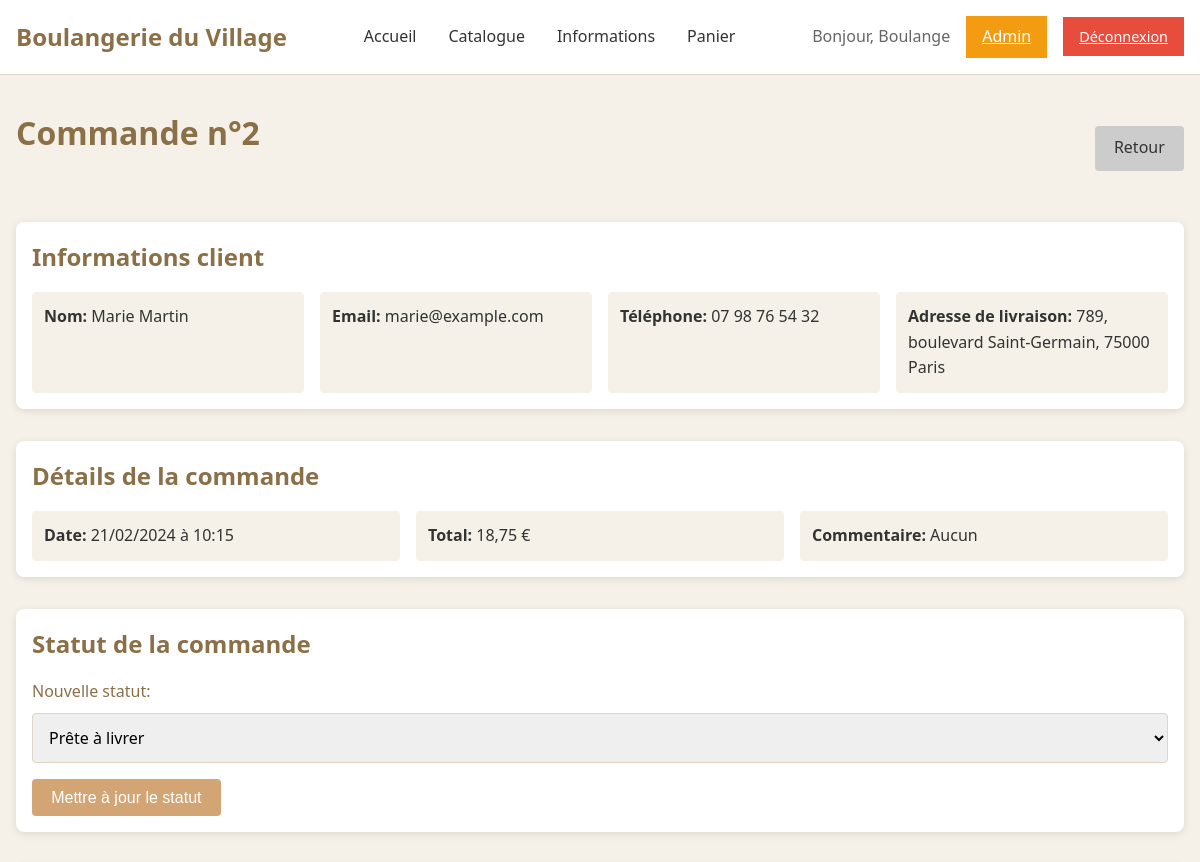
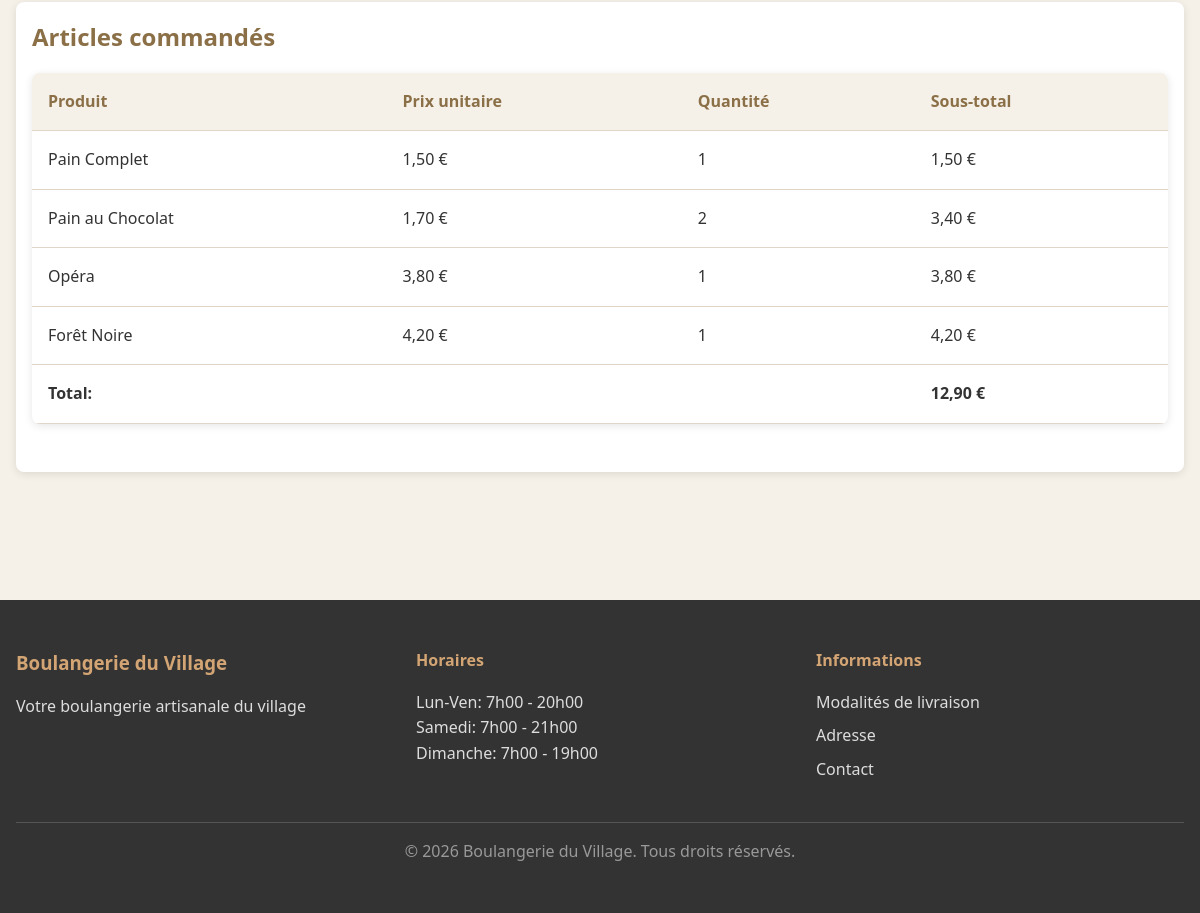
The page /public/admin/commande_detail.php?id=2 (signed in) on the database its author committed (2 pictures, top to bottom).
### tables this page shows
CREATE TABLE users (
    id INT PRIMARY KEY AUTO_INCREMENT,
    nom VARCHAR(100) NOT NULL,
    prenom VARCHAR(100) NOT NULL,
    email VARCHAR(150) NOT NULL UNIQUE,
    mot_de_passe VARCHAR(255) NOT NULL,
    adresse TEXT,
    telephone VARCHAR(20),
    role ENUM('client', 'admin') DEFAULT 'client',
    created_at DATETIME DEFAULT CURRENT_TIMESTAMP,
    
    INDEX idx_email (email),
    INDEX idx_role (role)
);

CREATE TABLE commandes (
    id INT PRIMARY KEY AUTO_INCREMENT,
    user_id INT NOT NULL,
    date_commande DATETIME DEFAULT CURRENT_TIMESTAMP,
    statut ENUM('en_attente', 'prete', 'livree') DEFAULT 'en_attente',
    total DECIMAL(8,2) NOT NULL,
    adresse_livraison TEXT NOT NULL,
    commentaire TEXT,
    
    FOREIGN KEY (user_id) REFERENCES users(id) ON DELETE CASCADE,
    INDEX idx_user (user_id),
    INDEX idx_statut (statut),
    INDEX idx_date (date_commande)
);

CREATE TABLE commande_items (
    id INT PRIMARY KEY AUTO_INCREMENT,
    commande_id INT NOT NULL,
    produit_id INT NOT NULL,
    quantite INT NOT NULL,
    prix_unitaire DECIMAL(6,2) NOT NULL,
    
    FOREIGN KEY (commande_id) REFERENCES commandes(id) ON DELETE CASCADE,
    FOREIGN KEY (produit_id) REFERENCES produits(id) ON DELETE RESTRICT,
    INDEX idx_commande (commande_id),
    INDEX idx_produit (produit_id)
);

CREATE TABLE produits (
    id INT PRIMARY KEY AUTO_INCREMENT,
    categorie_id INT NOT NULL,
    nom VARCHAR(150) NOT NULL,
    description TEXT NOT NULL,
    prix DECIMAL(6,2) NOT NULL,
    image VARCHAR(255),
    actif TINYINT(1) DEFAULT 1,
    created_at DATETIME DEFAULT CURRENT_TIMESTAMP,
    
    FOREIGN KEY (categorie_id) REFERENCES categories(id) ON DELETE RESTRICT,
    INDEX idx_categorie (categorie_id),
    INDEX idx_actif (actif)
);

### includes/auth.php (called while the page is built, shortened)
<?php
require_once __DIR__ . '/db.php';
function current_user(): ?array {
    $user = db_fetch(
        'SELECT id, email, nom, prenom, role FROM users WHERE id = ?',
        [$_SESSION['user_id']]
    );
    return $user;
}
function is_logged_in(): bool {
    return isset($_SESSION['user_id']);
}

### includes/db.php (called while the page is built, shortened)
<?php
$pdo = null;
function db_connect(): PDO {
    global $pdo;
    if ($pdo === null) {
        try {
            $pdo = new PDO(
                'mysql:host=' . DB_HOST . ';dbname=' . DB_NAME . ';charset=utf8mb4',
                DB_USER,
                DB_PASS,
                [
                    PDO::ATTR_ERRMODE => PDO::ERRMODE_EXCEPTION,
                    PDO::ATTR_DEFAULT_FETCH_MODE => PDO::FETCH_ASSOC,
                    PDO::ATTR_EMULATE_PREPARES => false
                ]
            );
        } catch (PDOException $e) {
            die('Erreur de connexion à la base de données: ' . $e->getMessage());
        }
    }
    return $pdo;
}
function db_query(string $sql, array $params = []): PDOStatement {
    $pdo = db_connect();
    $stmt = $pdo->prepare($sql);
    $stmt->execute($params);
    return $stmt;
}
function db_fetch_all(string $sql, array $params = []): array {
    return db_query($sql, $params)->fetchAll();
}
function db_fetch(string $sql, array $params = []): ?array {
    $result = db_query($sql, $params)->fetch();
    return $result ?: null;
}

### includes/functions.php (called while the page is built, shortened)
<?php
function e(string $string): string {
    return htmlspecialchars($string, ENT_QUOTES, 'UTF-8');
}
function format_price(float $price): string {
    return number_format($price, 2, ',', ' ') . ' €';
}
function format_date(string $date): string {
    $timestamp = strtotime($date);
    return date('d/m/Y \à H:i', $timestamp);
}

### public/admin/commande_detail.php (the view, shortened to what this page needs)
<?php
require_once __DIR__ . '/../../includes/db.php';
require_once __DIR__ . '/../../includes/auth.php';
require_once __DIR__ . '/../../includes/functions.php';
$commande_id = isset($_GET['id']) ? (int)$_GET['id'] : 0;
$commande = db_fetch(
    'SELECT c.*, u.prenom, u.nom, u.email, u.adresse, u.telephone
     FROM commandes c
     JOIN users u ON c.user_id = u.id
     WHERE c.id = ?',
    [$commande_id]
);
$items = db_fetch_all(
    'SELECT ci.*, p.nom, p.image
     FROM commande_items ci
     JOIN produits p ON ci.produit_id = p.id
     WHERE ci.commande_id = ?',
    [$commande_id]
);
require_once __DIR__ . '/../../includes/header.php';
?>
<div class="container admin-container">
    <div class="detail-header">
        <h1>Commande n°<?php echo $commande['id']; ?></h1>
        <a href="<?php echo ADMIN_URL; ?>/commandes.php" class="btn btn-secondary">Retour</a>
    </div>
    <section class="detail-section">
        <h2>Informations client</h2>
        <div class="info-grid">
            <div>
                <strong>Nom:</strong> <?php echo e($commande['prenom'] . ' ' . $commande['nom']); ?>
            </div>
            <div>
                <strong>Email:</strong> <?php echo e($commande['email']); ?>
            </div>
            <div>
                <strong>Téléphone:</strong> <?php echo e($commande['telephone'] ?? 'Non spécifié'); ?>
            </div>
            <div>
                <strong>Adresse de livraison:</strong> <?php echo e($commande['adresse_livraison']); ?>
            </div>
        </div>
    </section>
    <section class="detail-section">
        <h2>Détails de la commande</h2>
        <div class="info-grid">
            <div>
                <strong>Date:</strong> <?php echo format_date($commande['date_commande']); ?>
            </div>
            <div>
                <strong>Total:</strong> <?php echo format_price($commande['total']); ?>
            </div>
            <div>
                <strong>Commentaire:</strong> <?php echo e($commande['commentaire'] ?? 'Aucun'); ?>
            </div>
        </div>
    </section>
    <section class="detail-section">
        <h2>Statut de la commande</h2>
        <form method="POST">
            <div class="form-group">
                <label for="nouveau_statut">Nouvelle statut:</label>
                <select id="nouveau_statut" name="nouveau_statut" required>
                    <option value="prete" <?php echo $commande['statut'] === 'prete' ? 'selected' : ''; ?>>Prête à livrer</option>
                </select>
            </div>
            <button type="submit" class="btn btn-primary">Mettre à jour le statut</button>
        </form>
    </section>
    <section class="detail-section">
        <h2>Articles commandés</h2>
        <table class="admin-table">
            <thead>
                <tr>
                    <th>Produit</th>
                    <th>Prix unitaire</th>
                    <th>Quantité</th>
                    <th>Sous-total</th>
                </tr>
            </thead>
            <tbody>
                <?php $sous_total = 0; ?>
                <?php foreach ($items as $item): ?>
                <tr>
                    <td><?php echo e($item['nom']); ?></td>
                    <td><?php echo format_price($item['prix_unitaire']); ?></td>
                    <td><?php echo $item['quantite']; ?></td>
                    <td><?php echo format_price($item['prix_unitaire'] * $item['quantite']); ?></td>
                </tr>
                <?php $sous_total += $item['prix_unitaire'] * $item['quantite']; ?>
                <?php endforeach; ?>
            </tbody>
            <tfoot>
                <tr>
                    <td colspan="3"><strong>Total:</strong></td>
                    <td><strong><?php echo format_price($sous_total); ?></strong></td>
                </tr>
            </tfoot>
        </table>
    </section>
</div>
<?php require_once __DIR__ . '/../../includes/footer.php'; ?>

### includes/header.php (shortened to what this page needs)
<?php
require_once __DIR__ . '/auth.php';
require_once __DIR__ . '/functions.php';
$user = current_user();
?>
<!DOCTYPE html>
<html lang="fr">
<head>
    <link rel="stylesheet" href="<?php echo ASSETS_WEB_PATH; ?>/css/style.css">
</head>
<body>
    <header class="main-header">
        <div class="container">
            <div class="header-content">
                <a href="<?php echo PUBLIC_URL; ?>/index.php" class="logo">
                    <h1><?php echo APP_NAME; ?></h1>
                </a>
                <nav class="main-nav">
                    <ul>
                        <li><a href="<?php echo PUBLIC_URL; ?>/index.php">Accueil</a></li>
                        <li><a href="<?php echo PUBLIC_URL; ?>/catalogue.php">Catalogue</a></li>
                        <li><a href="<?php echo PUBLIC_URL; ?>/informations.php">Informations</a></li>
                        <li><a href="<?php echo PUBLIC_URL; ?>/panier.php" class="panier-link">
                            Panier
                        </a></li>
                    </ul>
                </nav>
                <div class="user-menu">
                    <?php if ($user): ?>
                        <span class="greeting">Bonjour, <?php echo e($user['prenom']); ?></span>
                        <?php if ($user['role'] === 'admin'): ?>
                            <a href="<?php echo ADMIN_URL; ?>/index.php" class="btn-admin">Admin</a>
                        <?php endif; ?>
                        <a href="<?php echo PUBLIC_URL; ?>/deconnexion.php" class="btn-logout">Déconnexion</a>
                    <?php else: ?>
                        <a href="<?php echo PUBLIC_URL; ?>/connexion.php" class="btn-login">Connexion</a>
                        <a href="<?php echo PUBLIC_URL; ?>/inscription.php" class="btn-register">Inscription</a>
                    <?php endif; ?>
                </div>
            </div>
        </div>
    </header>
    <main class="main-content">

### assets/css/style.css (style rules this page uses)
:root { --primary-color: #d4a574; --secondary-color: #8b6f47; --text-dark: #333; --text-light: #666; --bg-light: #f5f1e8; --bg-white: #ffffff; --border-color: #e0d5c7; --success-color: #27ae60; --danger-color: #e74c3c; --warning-color: #f39c12; --spacing-unit: 1rem; }
* { margin: 0; padding: 0; box-sizing: border-box; }
html { font-size: 16px; }
body { font-family: 'Segoe UI', Tahoma, Geneva, Verdana, sans-serif; color: var(--text-dark); background-color: var(--bg-light); line-height: 1.6; }
.container { max-width: 1200px; margin: 0 auto; padding: 0 var(--spacing-unit); }
.main-header { background-color: var(--bg-white); border-bottom: 1px solid var(--border-color); padding: var(--spacing-unit) 0; position: sticky; top: 0; z-index: 1000; }
.header-content { display: flex; justify-content: space-between; align-items: center; flex-wrap: wrap; gap: var(--spacing-unit); }
.logo { text-decoration: none; color: var(--text-dark); }
.logo h1 { font-size: 1.5rem; color: var(--secondary-color); }
.main-nav ul { display: flex; list-style: none; gap: calc(var(--spacing-unit) * 2); }
.main-nav a { text-decoration: none; color: var(--text-dark); transition: color 0.3s ease; position: relative; padding-bottom: 0.3rem; }
.panier-link { position: relative; }
.user-menu { display: flex; gap: var(--spacing-unit); align-items: center; }
.greeting { color: var(--text-light); }
.btn { display: inline-block; padding: 0.6rem 1.2rem; border: none; border-radius: 4px; text-decoration: none; cursor: pointer; font-size: 1rem; transition: all 0.3s ease; font-weight: 500; }
.btn-primary { background-color: var(--primary-color); color: white; }
.btn-secondary { background-color: #ccc; color: var(--text-dark); }
.btn-admin { background-color: var(--warning-color); color: white; padding: 0.5rem 1rem; }
.btn-login, .btn-logout, .btn-register { padding: 0.5rem 1rem; font-size: 0.9rem; }
.btn-logout { background-color: var(--danger-color); color: white; }
.main-content { min-height: calc(100vh - 200px); padding: calc(var(--spacing-unit) * 2) 0; }
.form-group { margin-bottom: var(--spacing-unit); }
.form-group label { display: block; margin-bottom: 0.5rem; font-weight: 500; color: var(--secondary-color); }
.form-group input[type="text"], .form-group input[type="email"], .form-group input[type="password"], .form-group input[type="number"], .form-group input[type="tel"], .form-group textarea, .form-group select { width: 100%; padding: 0.75rem; border: 1px solid var(--border-color); border-radius: 4px; font-size: 1rem; font-family: inherit; }
.admin-container { margin-bottom: calc(var(--spacing-unit) * 3); }
.admin-container h1 { color: var(--secondary-color); margin-bottom: calc(var(--spacing-unit) * 2); }
.admin-table { width: 100%; border-collapse: collapse; background-color: var(--bg-white); border-radius: 8px; overflow: hidden; box-shadow: 0 2px 8px rgba(0,0,0,0.1); margin-bottom: calc(var(--spacing-unit) * 2); }
.admin-table th, .admin-table td { padding: var(--spacing-unit); text-align: left; border-bottom: 1px solid var(--border-color); }
.admin-table th { background-color: var(--bg-light); font-weight: bold; color: var(--secondary-color); }
.detail-header, .products-header, .form-header { display: flex; justify-content: space-between; align-items: center; margin-bottom: calc(var(--spacing-unit) * 2); flex-wrap: wrap; gap: var(--spacing-unit); }
.detail-section { background-color: var(--bg-white); padding: var(--spacing-unit); border-radius: 8px; margin-bottom: calc(var(--spacing-unit) * 2); box-shadow: 0 2px 8px rgba(0,0,0,0.1); }
.detail-section h2 { color: var(--secondary-color); margin-bottom: var(--spacing-unit); }
.info-grid { display: grid; grid-template-columns: repeat(auto-fit, minmax(250px, 1fr)); gap: var(--spacing-unit); }
.info-grid div { padding: 0.75rem; background-color: var(--bg-light); border-radius: 4px; }

### rows shown on the page
users: prenom "Boulange"
commandes: id "2", user.nom "Marie Martin", user.email "marie@example.com", user.telephone "07 98 76 54 32", adresse_livraison "789, boulevard Saint-Germain, 75000 Paris", date_commande "21/02/2024 à 10:15", total "18,75 €", commentaire "Aucun", nouveau_statut "Prête à livrer"
commande_items: produit.nom "Pain Complet", prix_unitaire "1,50 €", quantite "1", format_price($item['prix_unitaire'] * $item['quantite']) "1,50 €"
commande_items: produit.nom "Pain au Chocolat", prix_unitaire "1,70 €", quantite "2", format_price($item['prix_unitaire'] * $item['quantite']) "3,40 €"
commande_items: produit.nom "Opéra", prix_unitaire "3,80 €", quantite "1", format_price($item['prix_unitaire'] * $item['quantite']) "3,80 €"
commande_items: produit.nom "Forêt Noire", prix_unitaire "4,20 €", quantite "1", format_price($item['prix_unitaire'] * $item['quantite']) "4,20 €"

### other values the page prints
APP_NAME "Boulangerie du Village"
format_price($sous_total) "12,90 €"
